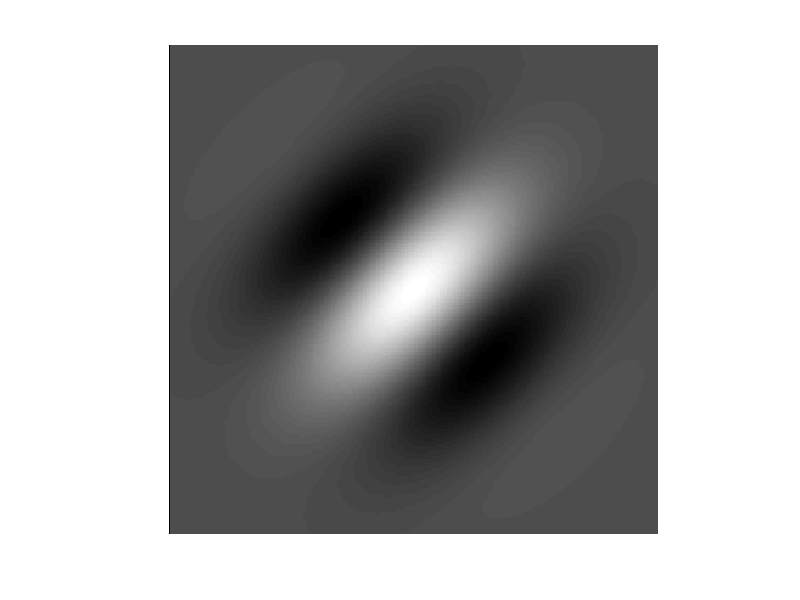

Write the MATLAB code that produced this figure.
function Gabor = mlGabor(Ori,Sz,phi)

% Usage: Gabor = mlGabor([Ori] [,Sz] [,phi])
% 
% Ori = Orientation (up to 180 - more than that is meaningless)
% Sz = Size
% phi = phase
% 
% Created by BT, annotated by ML 9.18.07

Plot = 1;
Save = 0;

if ~exist('Ori','var')
    Ori = 45;
end
if ~exist('Sz','var')
    Sz = 100;
end
if ~exist('phi','var')
    phi = 0; % pi/2; %
end

% Define an impulse response function (i.e. a spatial kernel)
[x y] = meshgrid([-Sz:Sz],[-Sz:Sz]);
% Make it a Gabor
f = 1/Sz; %0.01; (at 100) - % normalized frequency (1=Nyquest)
theta = Ori/180*pi; % Thus, [Ori] degrees
sigma = Sz /2 ; %50
a = cos(theta);	
b = sin(theta);	

Gauss1 = 1/pi/sigma^2*exp(-(x.^2+y.^2)/sigma^2);
Sine1 = cos(2*pi*f*(b*x+a*y)+phi);
Gabor = Gauss1.*Sine1;

if Plot;
    % show the kernel
    %H1 = figure;
    %subplot(311);
    %imshow(Gauss1,[]);
    %subplot(312);
    %H2 = figure;
    %imshow(Sine1,[]);
    %subplot(313);
    H3 = figure;
    imshow(Gabor,[]);
end

if Save
    SavePath = './'; %'/Users/Work/Documents/Neuro_Docs/Presentations/Vision-RetToLO/';
    %saveas(H1,[SavePath 'Gaussian.png'],'png');
    %saveas(H2,[SavePath 'SineGrating.png'],'png');
    saveas(H3,[SavePath 'Gabor' num2str(Ori) '.png'],'png');
end